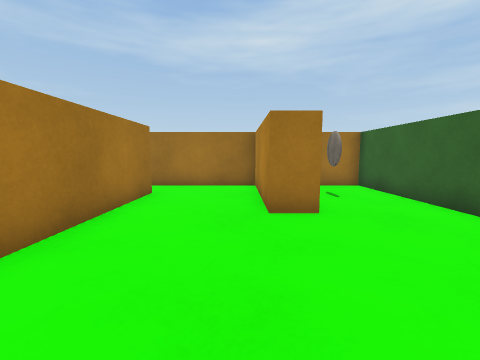
[1] (above)

19 first-person views from a walk through a 3-D level made in the Unity game engine. The camera is 0.58 m above the floor, tilts 6° down and sees 90° across. The floor is counted in squares, 0.5 m on a side. Each view is taken from the middle of a square. On the plan, view 1 faces up. The plan holds only what a view shows up to about 11 squares ahead; the rest is blank. The player character is not drawn. Surface patterns are stand-ins for the level's own textures.

[2]
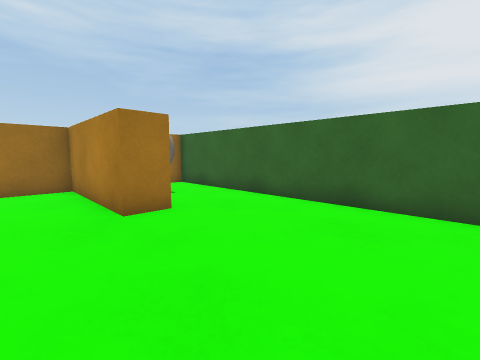

[3]
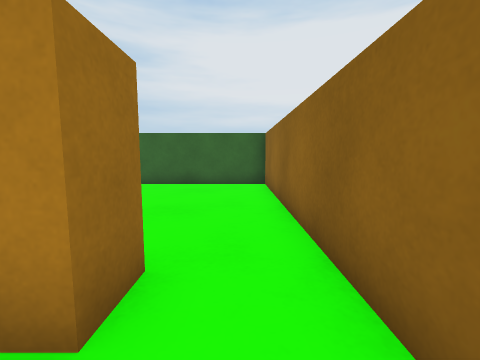

[4]
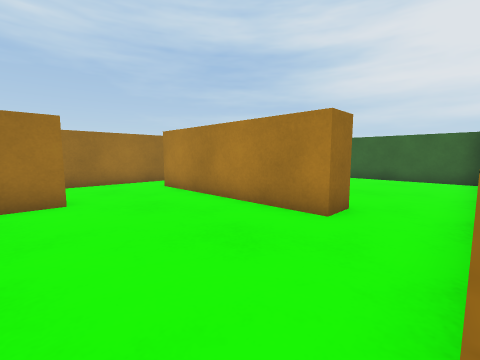

[5]
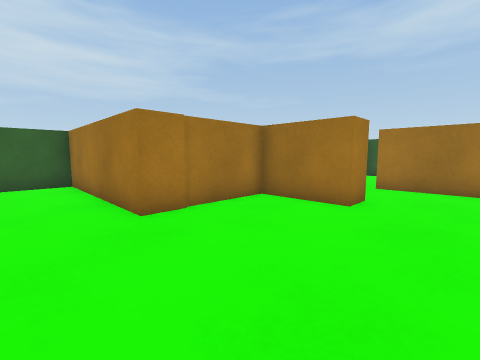

[6]
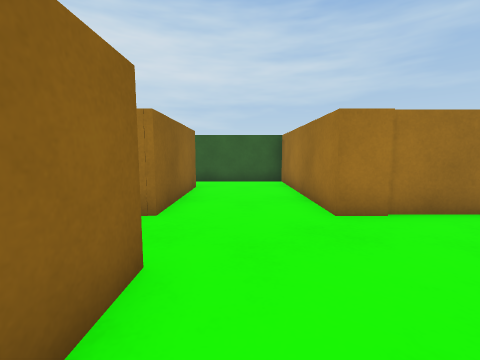

[7]
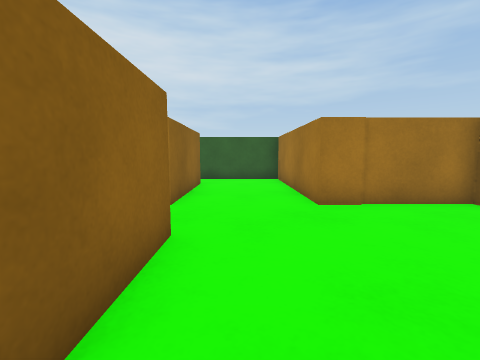

[8]
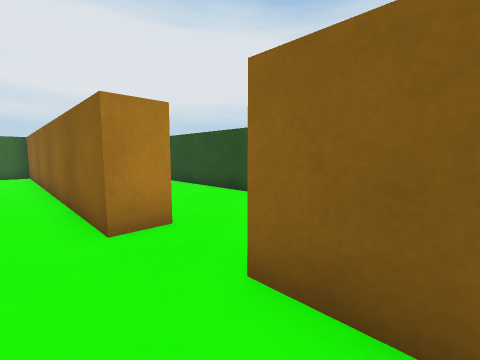

[9]
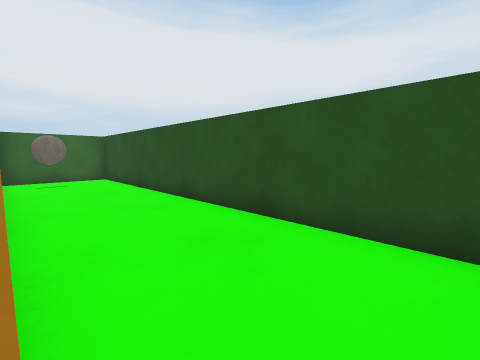

[10]
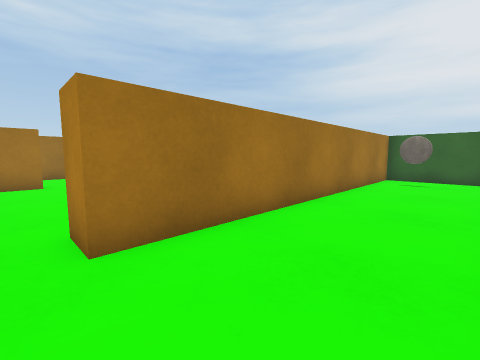

[11]
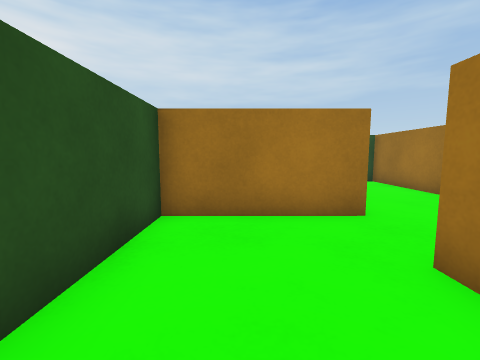

[12]
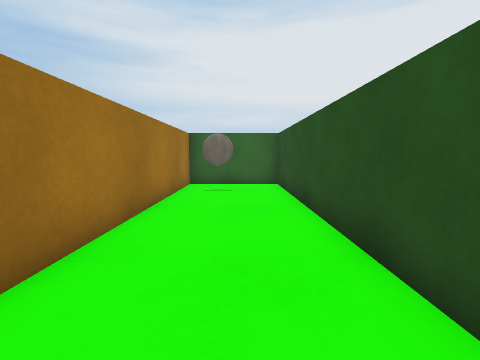

[13]
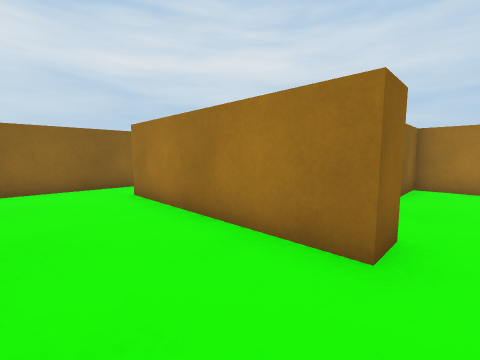

[14]
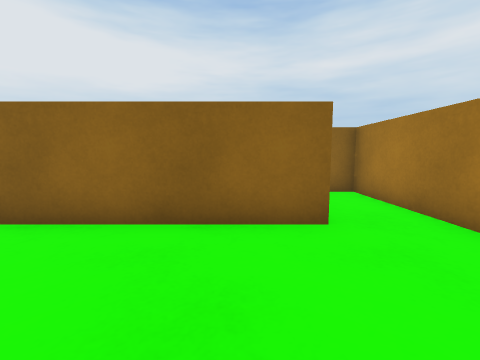

[15]
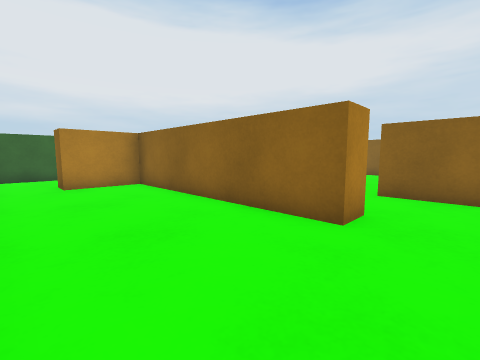

[16]
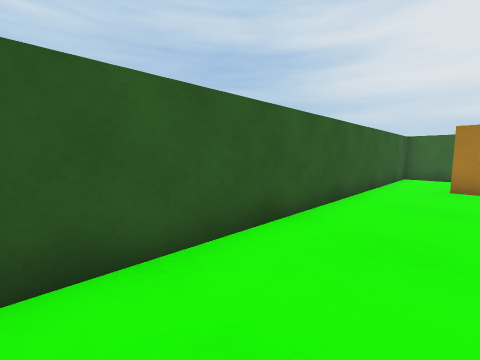

[17]
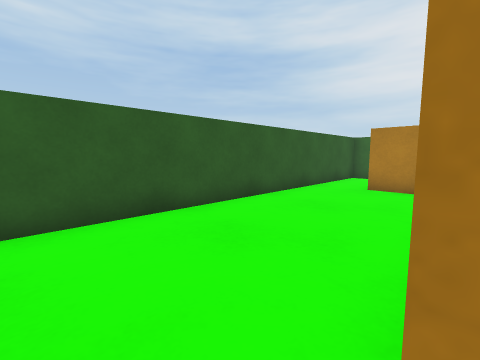

[18]
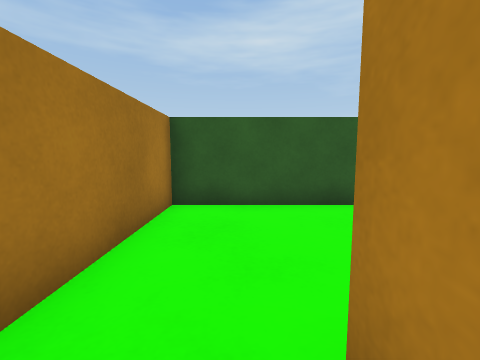

[19]
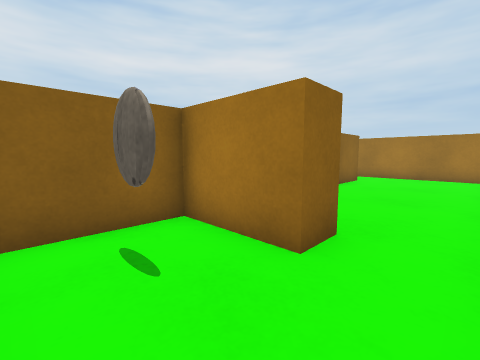

### Floor plan
Ten units are one square. View 1 is at (0, 0); x grows to the right and y downward. Boxes are objects, and circles mark ways between rooms. Rooms are numbered by the first view taken in them; rooms with no view inside come last. Other rooms are left out.
<svg viewBox="-160 -150 210 210">
<path fill="none" stroke="#000" d="M16 -47 6 -47 6 -91 -46 -91M27 -67 26 -72M-37 -73 -27 -73 -27 -10 -37 -10M-45 10 45 10 45 -91 30 -91M-75 20 -75 10 -45 10M-37 -10 -37 -73M-138 16 -96 16M-96 -85 -96 -65 -70 -65 -70 -55 -96 -55 -96 -18 -155 -18 -155 20M-46 -91 -75 -91M27 35 27 29M-96 16 -96 55 45 55 45 20 -75 20M-75 -91 -75 -101 6 -101 6 -126M5 -145 -96 -145 -96 -85M30 -120 32 -115M45 -121 45 -142M42 -145 5 -145M6 -126 16 -126 16 -101 41 -101"/>
<circle cx="-35" cy="-80" r="3" fill="#2a7"/>
<circle cx="-35" cy="0" r="3" fill="#2a7"/>
<circle cx="-85" cy="20" r="3" fill="#2a7"/>
<circle cx="-85" cy="-95" r="3" fill="#2a7"/>
<circle cx="10" cy="-135" r="3" fill="#2a7"/>
<text x="10" y="-40">1</text>
<text x="-90" y="-20">2</text>
<text x="-30" y="40">3</text>
<text x="-50" y="-120">4</text>
<text x="30" y="-130">5</text>
</svg>
Room 1 opens to room 2. Room 2 opens to room 3. Room 2 opens to room 4. Room 4 opens to room 5.

Where each view was taken, in squares from view 1:
view 1: 0 up, 0 right, facing up
view 2: 0 up, 1 left, facing up-right
view 3: 0 up, 5 left, facing right
view 4: 1 down, 8 left, facing up-right
view 5: 0 up, 5 left, facing up-left
view 6: 0 up, 5 left, facing left
view 7: 0 up, 4 left, facing left
view 8: 0 up, 11 left, facing down-right
view 9: 2 down, 8 left, facing down-right
view 10: 5 down, 8 left, facing up-right
view 11: 4 down, 5 left, facing left
view 12: 4 down, 5 left, facing right
view 13: 8 up, 0 right, facing down-left
view 14: 14 up, 6 left, facing down
view 15: 14 up, 9 left, facing down-right
view 16: 12 up, 9 left, facing up-right
view 17: 10 up, 8 left, facing up-right
view 18: 9 up, 8 left, facing up
view 19: 14 up, 4 right, facing down-left
